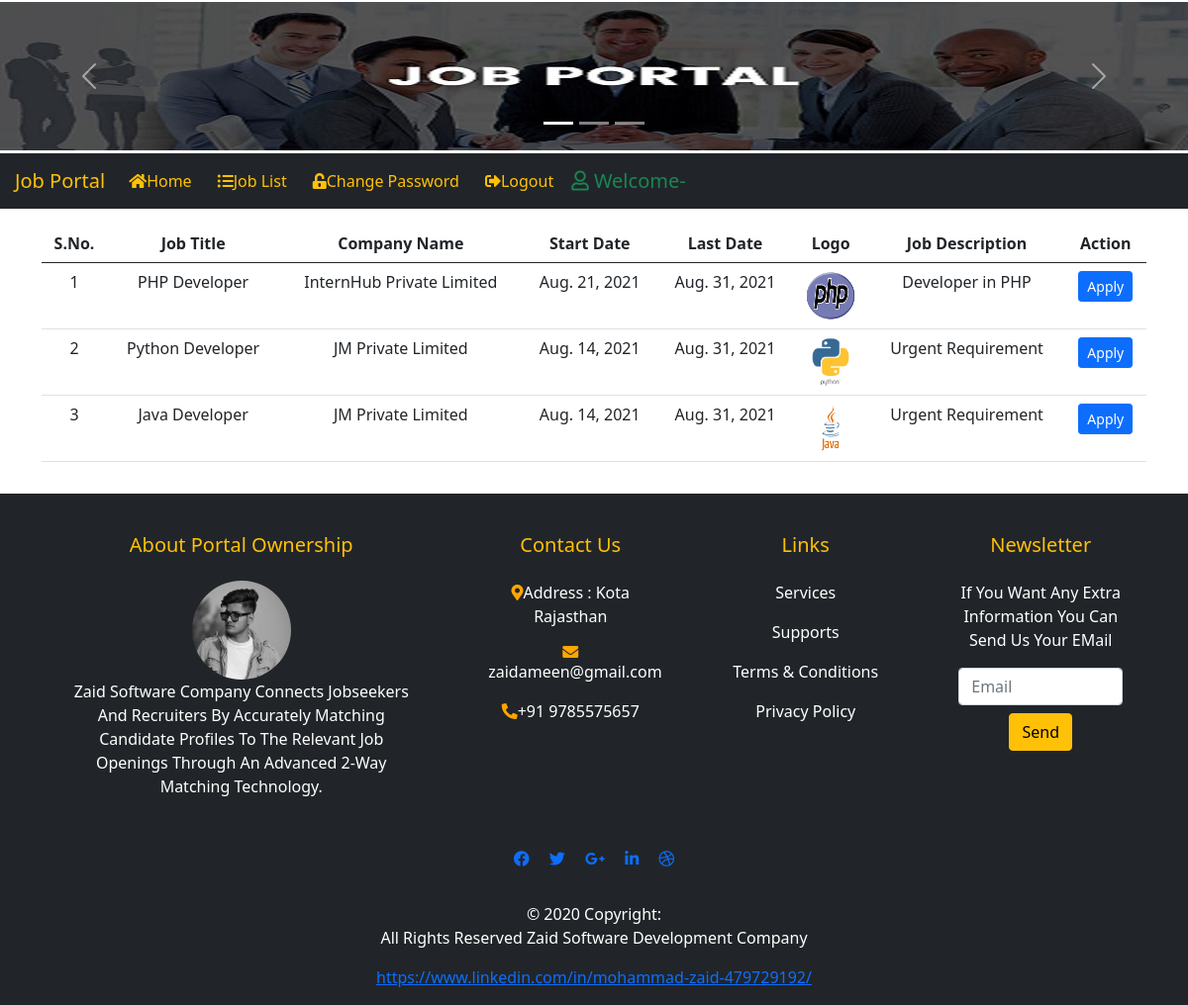
/user_job_list (signed in), run on the app's committed database.
### app1/models.py (models this page shows, shortened)
class Job(models.Model):
    recruiter=models.ForeignKey(Recruiter,on_delete=models.CASCADE)
    start_date=models.DateField()
    end_date=models.DateField()
    title=models.CharField(max_length=15)
    salary=models.FloatField(max_length=20)
    image=models.FileField(null=True)
    description=models.CharField(max_length=300)
    experience=models.CharField(max_length=50)
    location=models.CharField(max_length=100)
    skills=models.CharField(max_length=100)
    job_posting_date=models.DateField()

class Recruiter(models.Model):
    user=models.ForeignKey(User,on_delete=models.CASCADE)
    mobile=models.CharField(max_length=15,null=True)
    image=models.FileField(null=True)
    gender=models.CharField(max_length=10,null=True)
    company=models.CharField(max_length=100,null=True)
    type=models.CharField(max_length=15,null=True)
    status=models.CharField(max_length=20,null=True)

### app1/views.py (the view)
# urls.py: path('user_job_list',user_job_list,name="user_job_list"),
def user_job_list(request):
    job=Job.objects.all().order_by("-start_date")
    user=request.user
    student=StudentUser.objects.get(user=user)
    data= Apply.objects.filter(student=student)
    li=[]
    for i in data:
        li.append(i.job.id)
    d={'job':job,'li':li}
    return render(request,'User_job_list.html',d)

### app1/templates/User_job_list.html (shortened to what this page needs)
{% load static %}
{% block body %}
{% include 'User_navigation.html' %}
 <div class="container my-3">
        <div class="row">
        <div class="col-lg-12 col-md-8 col-sm-8 text1">
            <table class="table table-hover " id="example">
                <thead>
                <tr class="thesd-dark">
                    <th>S.No.</th>
                    <th>Job Title</th>
                    <th>Company Name</th>
                    <th>Start Date</th>
                    <th>Last Date</th>
                    <th>Logo</th>
                    <th>Job Description</th>
                    <th>Action</th>
                </thead>
                <tbody>
                {% for i in job %}
                <tr>
                    <td>{{forloop.counter}}</td>
                    <td> {{i.title}}</td>
                    <td> {{i.recruiter.company}}</td>
                    <td>{{i.start_date}}</td>
                    <td>{{i.end_date}}</td>
                    <td><img src="{{i.image.url}}" style="width:50px; height:50px; border-radius:50%"></td>
                    <td>{{i.description}}</td>
                    {% if i.id in li %}
                     <td>Applied</td>
                    {% else %}
                    <td>
                        <a class="btn btn-primary btn-sm"href="{% url 'job_detail' i.id %}">Apply</a>
                    </td>
                    {% endif %}
                </tr>
                {% endfor %}
                </tbody>
            </table>
    </div>
 </div>
 </div>
{% include 'footer.html' %}
{% endblock %}

### app1/templates/User_job_list.html (style rules this page uses)
tr { text-align: center }

### data on the page
Job: title "PHP Developer", recruiter.company "InternHub Private Limited", start_date "Aug. 21, 2021", end_date "Aug. 31, 2021", image (picture), description "Developer in PHP", shows "Apply"
Job: title "Python Developer", recruiter.company "JM Private Limited", start_date "Aug. 14, 2021", end_date "Aug. 31, 2021", image (picture), description "Urgent Requirement", shows "Apply"
Job: title "Java Developer", recruiter.company "JM Private Limited", start_date "Aug. 14, 2021", end_date "Aug. 31, 2021", image (picture), description "Urgent Requirement", shows "Apply"
